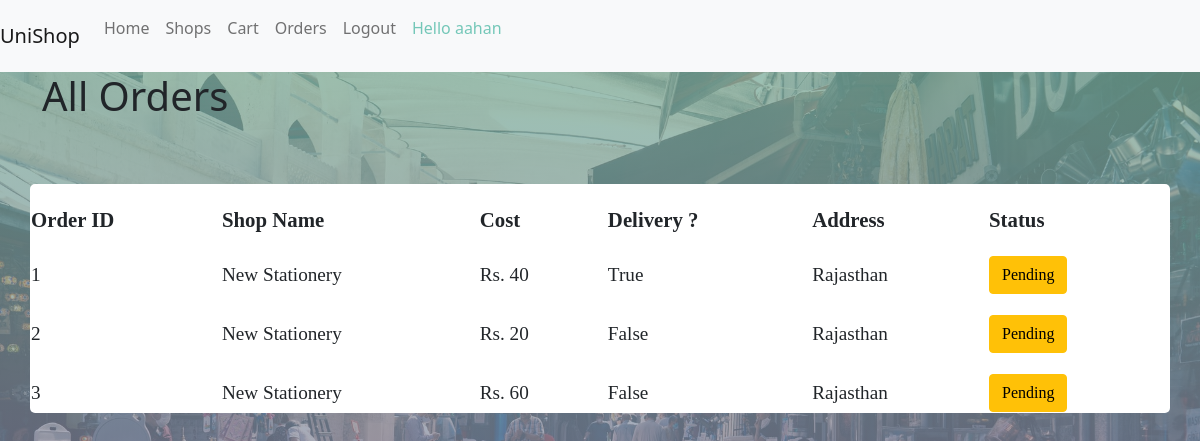
The app's page /orders/ (signed in), older data.
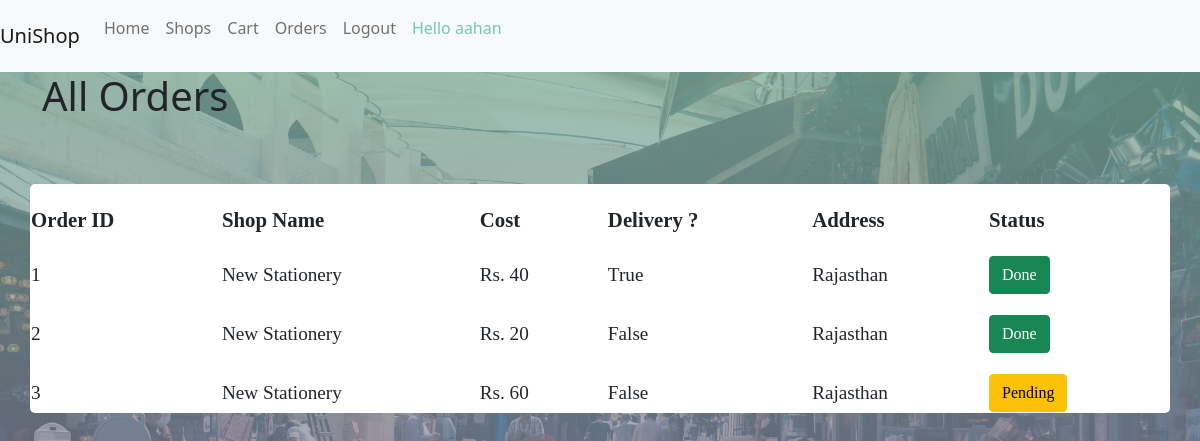
The same page, newer data.
### unishop/models.py (models this page shows, shortened)
class Bill(models.Model):
    deliver = models.BooleanField(default=False)
    address = models.CharField(max_length=100)
    total_price = models.PositiveIntegerField()
    user = models.ForeignKey(User,on_delete=models.CASCADE,related_name="bill")
    shop = models.ForeignKey('Shop', on_delete=models.CASCADE,related_name="bills")
    completed = models.BooleanField(default=False)
    class Meta:
        db_table = "Bill"

class Shop(models.Model):
    name = models.CharField(max_length=100)
    location = models.CharField(max_length=100)
    pincode = models.PositiveIntegerField()
    owner = models.OneToOneField(User,on_delete=models.CASCADE,related_name="shop")
    image_name = models.CharField(max_length=200)
    class Meta:
        db_table = "Shop"

### unishop/views.py (the view)
# urls.py: path('orders/',views.orders,name = "orders"),
@login_required
def orders(request):
    orders = request.user.bill.all()
    return render(request,"unishop/orders.html",{
        "orders":orders
    })

### unishop/templates/unishop/orders.html (shortened to what this page needs)
{% extends 'unishop/base.html' %}
{% block bodyblock %}
<div class = "container">
    <div class = "row align-self-center justify-content-center">
        {% if not orders %}
        <div class = "col-lg-7 col-md-9 col-sm-10 mt-5 ">
            <h2>Sorry you don't have any orders right now </h2>
        </div>
            {% else %}
            <div class = "col-l-5 col-md-6 col-sm-10">
                <h1>All Orders</h1>
            </div>
            <div class = "col-l-5 col-md-6 col-sm-10 p-5 mt-3 rounded "></div>
            <table>
                <thead>
                    <th>Order ID</th>
                    <th>Shop Name</th>
                    <th>Cost</th>
                    <th>Delivery ? </th>
                    <th>Address </th>
                    <th>Status</th>
                </thead>
            <tbody>
                {% for order in orders  %}
                <tr>
                <td>{{order.id}} </td>
                <td>{{order.shop.name}}</td>
                <td>Rs. {{order.total_price}}</td>
                <td>{{order.deliver}}</td>
                <td>{{order.address}}</td>
                <td>{% if order.completed %} <span class = "btn btn-success">Done</span> {%else%}<span class = "btn btn-warning">Pending</span> {%endif%}</td>
                </tr>
                {% endfor %}
            </tbody>
        </table>
    </div>
    </div>
{% endif %}
{% endblock bodyblock %}

Row changes from the older to the newer data that the page shows:
changed Bill "True": completed "Pending" → "Done"
changed Bill id 2: completed "Pending" → "Done"
